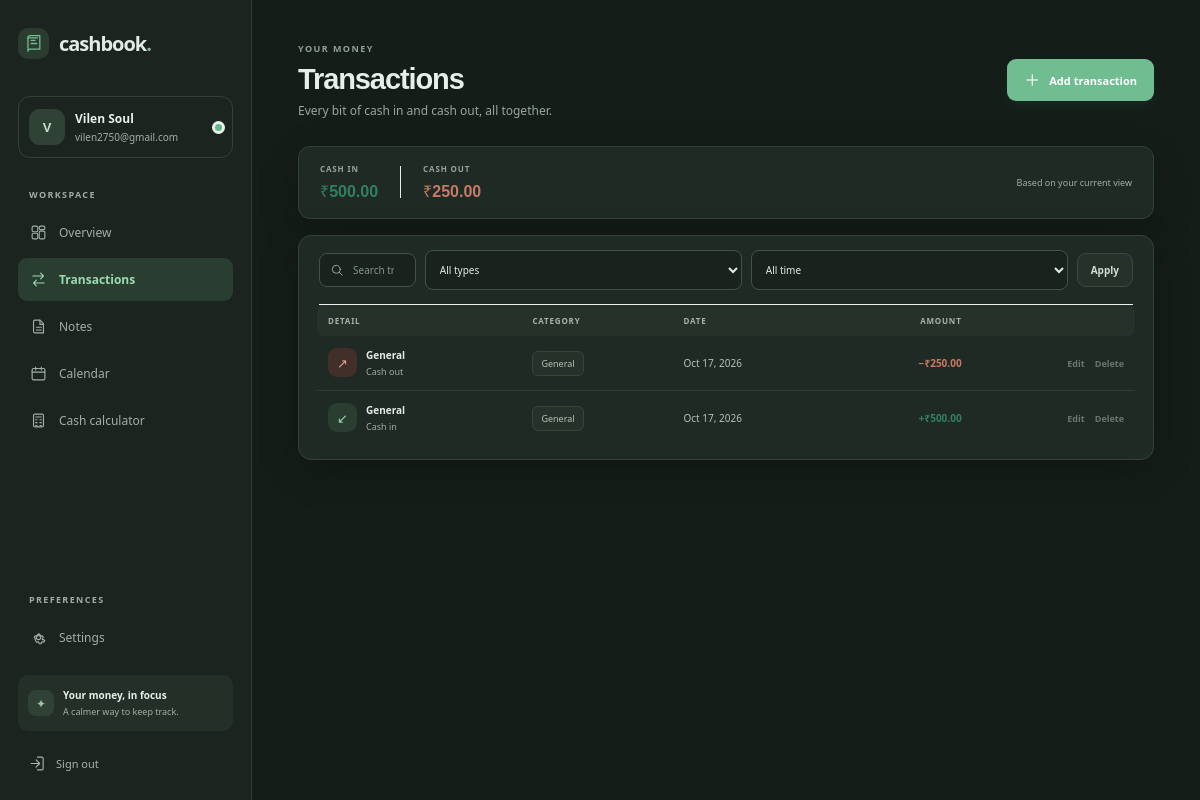
Page /transactions/ (signed in) on the committed database.
### cashbook/models.py (models this page shows, shortened)
class User(AbstractUser):
    username = None
    email = models.EmailField("email address", unique=True)
    LANGUAGE_CHOICES = [("en", _("English")), ("hi", _("Hindi (हिन्दी)"))]
    CURRENCY_CHOICES = [
        ("INR", _("Indian Rupee (₹)")), ("USD", _("US Dollar ($)")), ("EUR", _("Euro (€)")),
        ("GBP", _("British Pound (£)")), ("CAD", _("Canadian Dollar (C$)")), ("AUD", _("Australian Dollar (A$)")),
    ]
    currency = models.CharField(max_length=3, choices=CURRENCY_CHOICES, default="INR")
    language = models.CharField(max_length=5, choices=LANGUAGE_CHOICES, default="en")
    dark_mode = models.BooleanField(default=False)
    TIME_FORMAT_CHOICES = [("12h", _("12-hour")), ("24h", _("24-hour"))]
    CURRENCY_FORMAT_CHOICES = [("symbol", _("Currency symbol")), ("code", _("Currency code"))]
    time_format = models.CharField(max_length=3, choices=TIME_FORMAT_CHOICES, default="12h")
    currency_format = models.CharField(max_length=6, choices=CURRENCY_FORMAT_CHOICES, default="symbol")
    USERNAME_FIELD = "email"
    REQUIRED_FIELDS = []
    objects = UserManager()
    @property
    def display_name(self):
        return self.get_full_name().strip() or self.email.split("@")[0]

class Transaction(models.Model):
    INCOME = "income"
    EXPENSE = "expense"
    TYPE_CHOICES = [(INCOME, _("Cash in")), (EXPENSE, _("Cash out"))]
    user = models.ForeignKey(User, on_delete=models.CASCADE, related_name="transactions")
    kind = models.CharField(max_length=8, choices=TYPE_CHOICES)
    amount = models.DecimalField(max_digits=12, decimal_places=2, validators=[MinValueValidator(Decimal("0.01"))])
    category = models.CharField(max_length=60, default="General")
    description = models.CharField(max_length=180, blank=True)
    date = models.DateField(default=timezone.localdate)
    created_at = models.DateTimeField(auto_now_add=True)
    class Meta:
        ordering = ["-date", "-created_at"]

### cashbook/views.py (the view)
# urls.py: path("transactions/", views.transactions, name="transactions"),
@login_required
def transactions(request):
    items = Transaction.objects.filter(user=request.user)
    search = request.GET.get("q", "").strip()
    kind = request.GET.get("type", "")
    period = request.GET.get("period", "")
    if search:
        items = items.filter(Q(description__icontains=search) | Q(category__icontains=search))
    if kind in (Transaction.INCOME, Transaction.EXPENSE):
        items = items.filter(kind=kind)
    today = timezone.localdate()
    if period == "daily":
        items = items.filter(date=today)
    elif period == "weekly":
        week_start = today - timedelta(days=today.weekday())
        items = items.filter(date__gte=week_start, date__lt=week_start + timedelta(days=7))
    elif period == "monthly":
        items = items.filter(date__year=today.year, date__month=today.month)
    elif period == "yearly":
        items = items.filter(date__year=today.year)
    incoming, outgoing = totals(items)
    return render(request, "cashbook/transactions.html", page_context(request,
        transactions=items, search=search, kind=kind, period=period,
        total_in=money(request.user, incoming), total_out=money(request.user, outgoing),
    ))

### cashbook/views.py (called while the page is built)
def money(user, amount):
    return f"{currency_prefix(user)}{amount:,.2f}"

def currency_prefix(user):
    if user.currency_format == "code":
        return f"{user.currency} "
    return CURRENCY_SYMBOLS.get(user.currency, user.currency + " ")

def totals(queryset):
    incoming = queryset.filter(kind=Transaction.INCOME).aggregate(total=Sum("amount"))["total"] or Decimal("0")
    outgoing = queryset.filter(kind=Transaction.EXPENSE).aggregate(total=Sum("amount"))["total"] or Decimal("0")
    return incoming, outgoing

def page_context(request, **context):
    context["currency_prefix"] = currency_prefix(request.user)
    context["time_display_format"] = "H:i" if request.user.time_format == "24h" else "g:i A"
    return context

### templates/cashbook/transactions.html (shortened to what this page needs)
{% extends "cashbook/base.html" %}
{% load i18n %}
{% block content %}
  <div class="page-heading"><div><span class="eyebrow">{% trans "YOUR MONEY" %}</span><h1>{% trans "Transactions" %}</h1><p>{% trans "Every bit of cash in and cash out, all together." %}</p></div><a class="button button-primary" href="{% url 'transaction_create' %}"><span class="plus">＋</span> {% trans "Add transaction" %}</a></div>
  <div class="totals-strip"><div><span class="total-label">{% trans "CASH IN" %}</span><strong class="amount-in">{{ total_in }}</strong></div><div><span class="total-label">{% trans "CASH OUT" %}</span><strong class="amount-out">{{ total_out }}</strong></div><span class="totals-note">{% trans "Based on your current view" %}</span></div>
  <section class="panel transactions-panel full-transactions">
    <form class="filter-row" method="get"><div class="search-box"><svg viewBox="0 0 24 24" aria-hidden="true"><circle cx="10.8" cy="10.8" r="6.8"/><path d="m16 16 5 5"/></svg><input type="search" name="q" value="{{ search }}" placeholder="{% trans 'Search transactions' %}" aria-label="{% trans 'Search transactions' %}"></div><select name="type" class="input filter-select" aria-label="{% trans 'Filter transaction type' %}"><option value="">{% trans "All types" %}</option></select><select name="period" class="input filter-select period-select" aria-label="{% trans 'Filter time period' %}"><option value="">{% trans "All time" %}</option></select><button class="button button-secondary button-small" type="submit">{% trans "Apply" %}</button></form>
    {% if transactions %}<div class="table-wrap"><table class="data-table"><thead><tr><th>{% trans "DETAIL" %}</th><th>{% trans "CATEGORY" %}</th><th>{% trans "DATE" %}</th><th class="align-right">{% trans "AMOUNT" %}</th><th></th></tr></thead><tbody>
    {% for item in transactions %}<tr><td><span class="transaction-avatar {% if item.kind == 'income' %}avatar-income{% else %}avatar-expense{% endif %}">{% if item.kind == 'income' %}↙{% else %}↗{% endif %}</span><span class="transaction-name"><strong>{{ item.description|default:item.category }}</strong><small>{% if item.kind == 'income' %}{% trans "Cash in" %}{% else %}{% trans "Cash out" %}{% endif %}</small></span></td><td><span class="category-tag">{{ item.category }}</span></td><td>{{ item.date|date:"M j, Y" }}</td><td class="align-right amount {% if item.kind == 'income' %}amount-in{% else %}amount-out{% endif %}">{% if item.kind == 'income' %}+{% else %}−{% endif %}{{ currency_prefix }}{{ item.amount|floatformat:2 }}</td><td><div class="row-actions"><a href="{% url 'transaction_edit' item.pk %}" aria-label="{% trans 'Edit transaction' %}">{% trans "Edit" %}</a><a href="{% url 'transaction_delete' item.pk %}" class="delete-link" aria-label="{% trans 'Delete transaction' %}">{% trans "Delete" %}</a></div></td></tr>{% endfor %}
    </tbody></table></div>{% endif %}
  </section>
{% endblock %}

### templates/cashbook/base.html (shortened to what this page needs)
{% load static i18n %}
<!doctype html>
<html lang="{{ request.LANGUAGE_CODE|default:'en' }}" data-theme="{% if user.is_authenticated and user.dark_mode %}dark{% else %}light{% endif %}">
<head>
  <link rel="stylesheet" href="{% static 'cashbook/app.css' %}">
</head>
<body class="app-body">
  <div class="app-shell">
    <aside class="sidebar" id="sidebar">
      <a class="brand" href="{% url 'dashboard' %}">
        <span class="brand-mark"><svg viewBox="0 0 24 24" aria-hidden="true"><path d="M5 4.75A2.75 2.75 0 0 1 7.75 2H20v17H7.75A2.75 2.75 0 0 0 5 21.75v-17Z"/><path d="M5 5h12M9 8h5M9 12h7"/></svg></span>
        <span>cashbook<span class="brand-period">.</span></span>
      </a>
      <div class="profile-chip">
        <span class="avatar">{{ user.first_name|first|upper|default:user.email|first|upper }}</span>
        <span class="profile-copy"><strong>{{ user.display_name }}</strong><small>{{ user.email }}</small></span>
        <span class="online-dot" title="{% trans 'Signed in' %}"></span>
      </div>
      <p class="nav-label">{% trans "WORKSPACE" %}</p>
      <nav class="primary-nav" aria-label="{% trans 'Main navigation' %}">
        <a class="nav-link {% if request.resolver_match.url_name == 'dashboard' %}active{% endif %}" href="{% url 'dashboard' %}">
          <svg viewBox="0 0 24 24" aria-hidden="true"><rect x="3" y="3" width="8" height="8" rx="2"/><rect x="13" y="3" width="8" height="5" rx="2"/><rect x="13" y="10" width="8" height="11" rx="2"/><rect x="3" y="13" width="8" height="8" rx="2"/></svg><span>{% trans "Overview" %}</span>
        </a>
        <a class="nav-link {% if request.resolver_match.url_name == 'transactions' or 'transaction' in request.resolver_match.url_name %}active{% endif %}" href="{% url 'transactions' %}">
          <svg viewBox="0 0 24 24" aria-hidden="true"><path d="M4 7h15m0 0-4-4m4 4-4 4M20 17H5m0 0 4-4m-4 4 4 4"/></svg><span>{% trans "Transactions" %}</span>
        </a>
        <a class="nav-link {% if 'note' in request.resolver_match.url_name %}active{% endif %}" href="{% url 'notes' %}">
          <svg viewBox="0 0 24 24" aria-hidden="true"><path d="M7 3h7l5 5v13H7a2 2 0 0 1-2-2V5a2 2 0 0 1 2-2Z"/><path d="M14 3v6h5M9 13h7m-7 4h7"/></svg><span>{% trans "Notes" %}</span>
        </a>
        <a class="nav-link {% if 'calendar' in request.resolver_match.url_name or 'event' in request.resolver_match.url_name %}active{% endif %}" href="{% url 'calendar' %}">
          <svg viewBox="0 0 24 24" aria-hidden="true"><rect x="3" y="5" width="18" height="16" rx="2"/><path d="M16 3v4M8 3v4M3 10h18"/></svg><span>{% trans "Calendar" %}</span>
        </a>
        <a class="nav-link {% if request.resolver_match.url_name == 'calculator' %}active{% endif %}" href="{% url 'calculator' %}">
          <svg viewBox="0 0 24 24" aria-hidden="true"><rect x="5" y="3" width="14" height="18" rx="2"/><path d="M8 7h8M8 11h2m4 0h2m-8 4h2m4 0h2m-8 4h2m4 0h2"/></svg><span>{% trans "Cash calculator" %}</span>
        </a>
      </nav>
      <div class="sidebar-spacer"></div>
      <p class="nav-label">{% trans "PREFERENCES" %}</p>
      <nav aria-label="{% trans 'Preferences' %}">
        <a class="nav-link {% if 'settings' in request.resolver_match.url_name or 'password' in request.resolver_match.url_name %}active{% endif %}" href="{% url 'settings' %}">
          <span>{% trans "Settings" %}</span>
        </a>
      </nav>
      <div class="sidebar-footer">
        <div class="privacy-note"><span class="privacy-icon">✦</span><div><strong>{% trans "Your money, in focus" %}</strong><small>{% trans "A calmer way to keep track." %}</small></div></div>
        <form method="post" action="{% url 'logout' %}">{% csrf_token %}<button class="logout-link" type="submit"><svg viewBox="0 0 24 24" aria-hidden="true"><path d="M10 17l5-5-5-5m5 5H3m9-9h6a2 2 0 0 1 2 2v14a2 2 0 0 1-2 2h-6"/></svg>{% trans "Sign out" %}</button></form>
      </div>
    </aside>
    <main class="main-area">
      <div class="page-content">{% block content %}{% endblock %}</div>
    </main>
  </div>
</body>
</html>

### rows in the picture
User: first_name|first "V", display_name "Vilen Soul", email "vilen2750@gmail.com"
Transaction: description "General", category "General", date "Oct 17, 2026", currency_prefix "₹", amount "250.00"
Transaction: description "General", category "General", date "Oct 17, 2026", currency_prefix "₹", amount "500.00"

### other values in the picture
{{ total_in }} "₹500.00"
{{ total_out }} "₹250.00"
